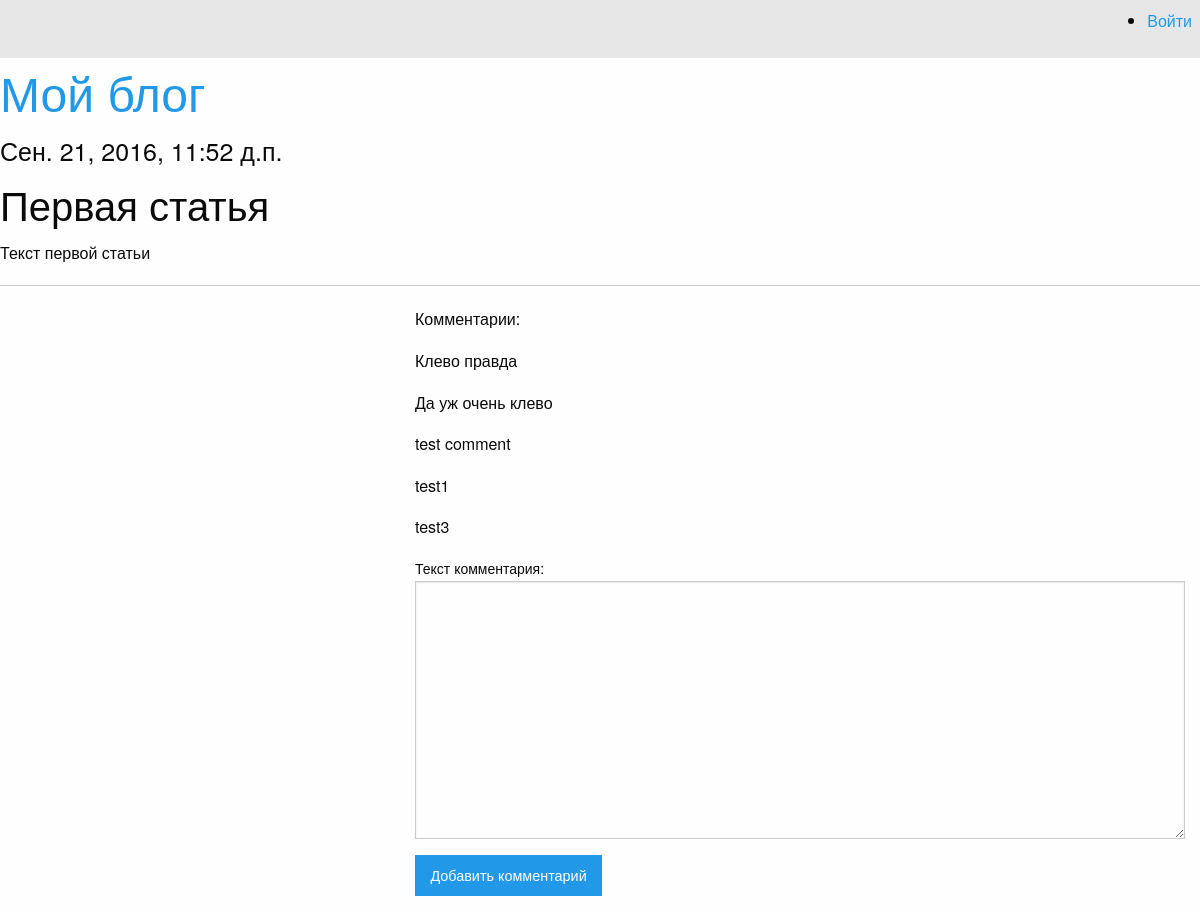
The app's page /articles/get/1 with its own data.
### article/models.py (models this page shows)
class Article(models.Model):
    class Meta:
        db_table = 'article'
    article_title = models.CharField(max_length = 200)
    article_text = models.TextField()
    article_date = models.DateTimeField()
    article_likes = models.IntegerField(default = 0)
    def colored_title(self):
        return format_html(
            '<span style="color: #11ff12;">{}</span>',
            self.article_title,
        )
    colored_title.short_description = 'Article Title'

class Comments(models.Model):
    class Meta():
        db_table = 'comments'
    comments_text = models.TextField(verbose_name='Текст комментария')
    comments_article = models.ForeignKey(Article)

### article/views.py (the view)
# urls.py: url(r'articles/get/(?P<article_id>\d+)$', views.article),
@csrf_protect
def article(request, article_id=1):
    comment_form = CommentForm
    args = {}
    args['article'] = Article.objects.get(id = article_id)
    args['comments'] = Comments.objects.filter(comments_article_id = article_id)
    args['form'] = comment_form
    args['username'] = auth.get_user(request).username
    return render(request, 'article.html', args)

### article/templates/article.html (shortened to what this page needs)
{% extends 'main.html' %}
{% block article %}
<h4> {{ article.article_date }}</h4>
<h2> {{ article.article_title }}</h2>
<p> {{ article.article_text }}</p>
<hr>
    <div class="large-offset-1 large-8 columns">
<p>Комментарии:</p>
{% for comment in comments %}
    <p>{{ comment.comments_text }}</p>
{% endfor %}
    <form action="/articles/addcomment/{{ article.id }}/" method="post"">
    {{ form }}
    <input type="submit" class="button" value="Добавить комментарий">
    </form>
</div>
{% endblock %}

### records on screen
Article: article_date "Сен. 21, 2016, 11:52 д.п.", article_title "Первая статья", article_text "Текст первой статьи"
Comments: comments_text "Клево правда"
Comments: comments_text "Да уж очень клево"
Comments: comments_text "test comment"
Comments: comments_text "test1"
Comments: comments_text "test3"
